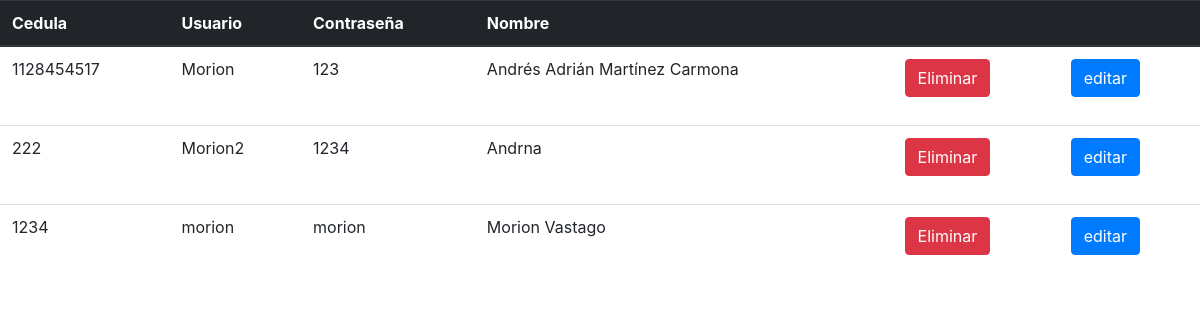
Page /vistas/listar_usuarios.php on the committed database.
### tables this page shows
CREATE TABLE `usuarios` (
  `cedula` varchar(20) NOT NULL,
  `usuario` varchar(15) NOT NULL,
  `password` varchar(15) NOT NULL,
  `nombre` varchar(40) NOT NULL
);

### modelo/admindb.php (called while the page is built, shortened)
<?php
function CrearConeccion()
{
	$servername = "localhost";
	$username = "root";
	$password = "";
	$conn = new mysqli($servername, $username, $password);
	return $conn;
}
function ListarUsuarios()
{
	$conn = CrearConeccion();
    $sql = "SELECT * FROM concesionarios.usuarios";
	$result = $conn->query($sql);
	$lista = array();
	if ($result->num_rows > 0) {
	    while($row = $result->fetch_assoc())
	    {
        	$elemento = array($row["cedula"], $row["usuario"], $row["password"], $row["nombre"]);
        	array_push($lista, $elemento);
    	}
	} else {
	    return false;
	}
	return ($lista);
}
?>

### Controladores/usuarios.php (called while the page is built, shortened)
<?php
if(!isset($HolaMundo)){
	include '../modelo/admindb.php';
}
function CListarUsuarios()
{
	$res = ListarUsuarios();
	return $res;
}
?>

### vistas/listar_usuarios.php (the view)
<?php
include('header.php');
?>
<?php
include('../controladores/usuarios.php');
$Lista = CListarUsuarios();
echo "<table class='table'>";
 echo ' <thead class="thead-dark">';
echo "<tr class='thead-dark'>";
    echo "<th>Cedula</th>";
    echo "<th>Usuario</th> ";
    echo "<th>Contraseña</th>";
    echo "<th>Nombre</th>";
    echo "<th> </th>";
    echo "<th> </th>";
echo "</tr>";
echo "</thead>";
foreach ($Lista as &$elemento)
{
    echo "<tr>";
	    echo "<td>".$elemento[0]."</td>";
	    echo "<td>".$elemento[1]."</td> ";
	    echo "<td>".$elemento[2]."</td>";
	    echo "<td>".$elemento[3]."</td>";
	    echo '<td><form action="../controladores/usuarios.php" method="POST">
				<input type="hidden" name="cedula" value="'.$elemento[0].'">
				<input type="hidden" name="accion" value="eliminar">
				<input type="submit" value="Eliminar" class="btn btn-danger">
			</form></td>';
	    echo '<td><form action="editar_usuario.php" method="POST">
				<input type="hidden" name="cedula" value="'.$elemento[0].'">
				<input type="hidden" name="usuario" value="'.$elemento[1].'">
				<input type="hidden" name="password" value="'.$elemento[2].'">
				<input type="hidden" name="nombre" value="'.$elemento[3].'">
				<input type="hidden" name="accion" value="editar">
				<input type="submit" value="editar" class="btn btn-primary">
			</form></td>';
  	echo "</tr>";
}
echo "</table>";
?>
<?php
include('footer.php');
?>

### rows in the picture
usuarios: cedula "1128454517", usuario "Morion", password "123", nombre "Andrés Adrián Martínez Carmona"
usuarios: cedula "222", usuario "Morion2", password "1234", nombre "Andrna"
usuarios: cedula "1234", usuario "morion", password "morion", nombre "Morion Vastago"
